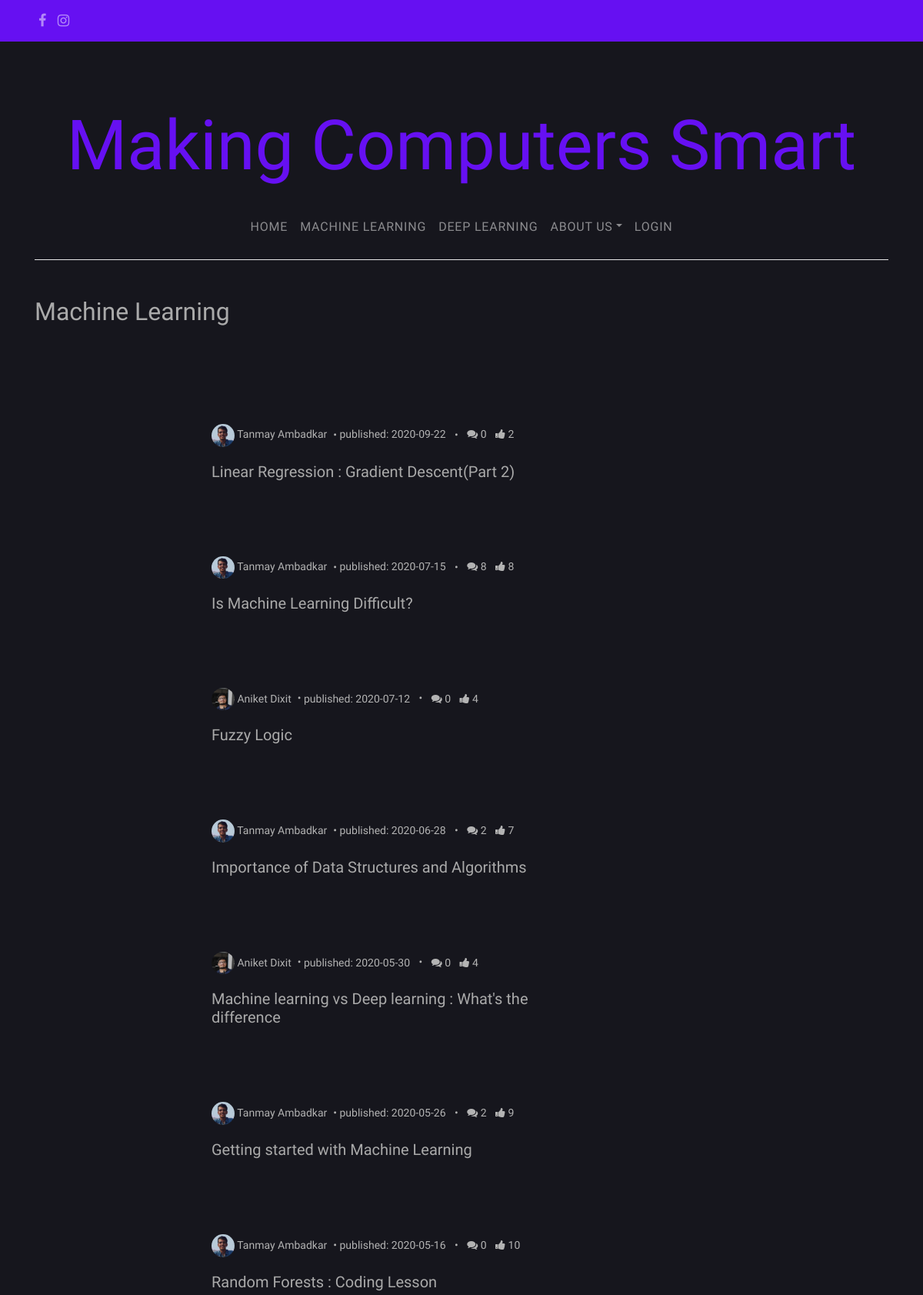
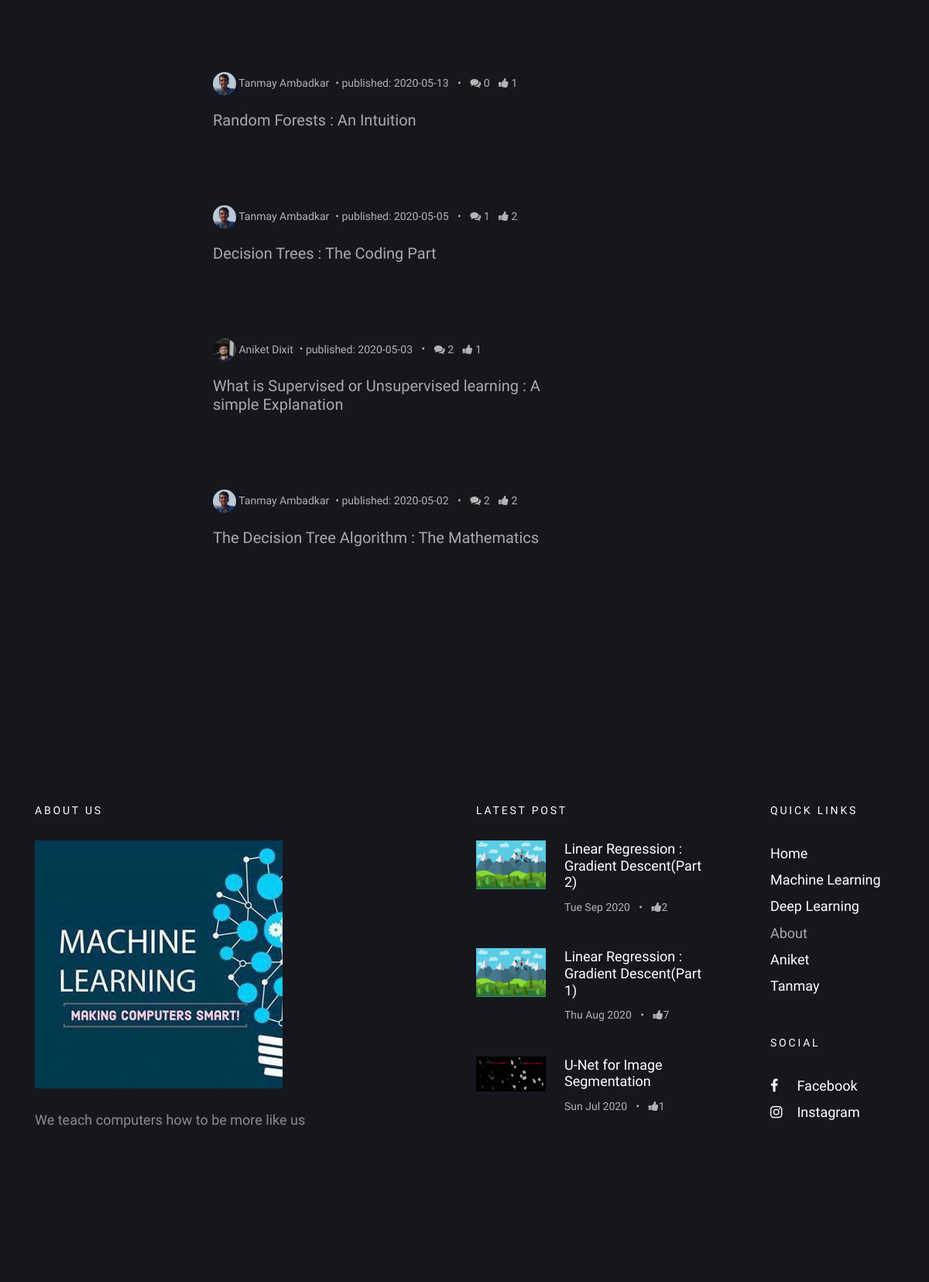
/posts/ML/, run on the app's committed database (2 pictures, top to bottom).
### blog/models.py (models this page shows, shortened)
class Post(models.Model):
    types = (
        ('D', 'Deep Learning'),
        ('M', 'Machine Learning'),
    )
    author = models.ForeignKey('UserProfileInfo', on_delete = models.CASCADE)
    title = models.CharField(max_length = 200)
    cover_img = models.ImageField(upload_to = 'cover_image', blank = True)
    text = models.TextField()
    created_date = models.DateTimeField(default = timezone.now)
    published_date = models.DateTimeField(blank = True, null = True)
    type = models.CharField(max_length = 1, choices = types, blank = True)
    def approve_comments(self):
        return self.comments.filter(approved_comment=True)
    def get_total_likes(self):
        return self.likes.users.count()

class UserProfileInfo(models.Model):
    user = models.OneToOneField(User, on_delete= models.CASCADE)
    profile_img = models.ImageField(upload_to = 'profile_pics', blank = True)
    cover_image = models.ImageField(upload_to = 'cover_profile_img', blank = True)
    description = models.TextField(blank = True)
    writeup = models.TextField(blank = True)
    instagram = models.URLField(blank = True)
    facebook = models.URLField(blank = True)
    github = models.URLField(blank = True)
    linkedin = models.URLField(blank = True)
    email = models.EmailField(blank = True)

class Like(models.Model):
    post = models.OneToOneField(Post, related_name = 'likes', on_delete=models.CASCADE)
    users = models.ManyToManyField(User, related_name='requirement_post_likes')
    created_at = models.DateTimeField(auto_now_add=True)
    updated_at = models.DateTimeField(auto_now=True)

### blog/views.py (the view)
# urls.py: path('posts/ML/', PostListView_ML.as_view(), name = 'post_list_ML'),
class PostListView_ML(TemplateView, TemplateResponseMixin):
    template_name = 'post_list_ML.html'
    def get_context_data(self, **kwargs):
         context = super(PostListView_ML, self).get_context_data(**kwargs)
         context['posts'] = Post.objects.filter(type__startswith = 'M').order_by('-published_date')
         context['topthree'] = Post.objects.filter(published_date__lte = timezone.now()).order_by('-published_date')[:3]
         return context

### blog/templates/blog/post_list_ML.html (shortened to what this page needs)
{% extends "blog/base.html" %}
{% block content %}
<section class="site-section pt-5">
  <div class="container">
    <div class="row mb-4">
      <div class="col-md-6">
        <h2 class="mb-4">Machine Learning</h2>
      </div>
    </div>
    <div class="row blog-entries">
      <div class="col-md-12 col-lg-8 main-content">
        <div class="row mb-5 mt-5">
          <div class="col-md-12">
              {% for post in posts %}
		{% if post.published_date %}
              <div class="post-entry-horzontal">
                <a href="{% url 'post_detail' pk=post.pk %}">
                  <span class="text">
                    <div class="post-meta">
                      <span class="author mr-2"><img src="/media/{{post.author.profile_img}}" alt="Colorlib">  {{post.author.user.first_name}} {{post.author.user.last_name}}</span>&bullet;
                      <span class="mr-2">published: {{post.published_date|date:"Y-m-d"}}</span> &bullet;
                      <span class="ml-2"><span class="fa fa-comments"></span> {{post.approve_comments.count}}</span>
		      <span class="ml-2"><span class="fa fa-thumbs-up"></span> {{post.get_total_likes}}</span>
                    </div>
                    <h2>{{ post.title }}</h2>
                  </span>
                </a>
              </div>
		{% endif %}
              {% endfor %}
          </div>
        </div>
      </div>
    </div>
  </div>
</section>
{% endblock %}
{% block footerblock %}
    {% for post in topthree %}
    <ul>
      <li>
        <a href="{% url 'post_detail' pk=post.pk %}">
          <img src="/media/{{post.cover_img}}" alt="Image placeholder" class="mr-4">
          <div class="text">
            <h4>{{post.title}}</h4>
            <div class="post-meta">
              <span class="mr-2">{{ post.published_date|date:"D M Y"}} </span> &bullet;
              <span class="ml-2"><span class="fa fa-thumbs-up"></span>{{post.get_total_likes}}</span>
            </div>
          </div>
        </a>
      </li>
    </ul>
    {% endfor %}
{% endblock  %}

### static/css/style.css (style rules this page uses)
body { background: black; font-family: "Inconsolata", SFMono-Regular, Menlo, Monaco, Consolas, "Liberation Mono", "Courier New", monospace; font-weight: 300; font-size: 18px; line-height: 1.9; color: #aaaaaa; }
a { -webkit-transition: .3s all ease; -o-transition: .3s all ease; transition: .3s all ease; text-decoration: none; }
h1, h2, h3, h4, h5 { color: #aaa; font-family: "Josefin Sans", -apple-system, BlinkMacSystemFont, "Segoe UI", Roboto, "Helvetica Neue", Arial, sans-serif, "Apple Color Emoji", "Segoe UI Emoji", "Segoe UI Symbol", "Noto Color Emoji"; }
.site-section { padding: 7em 0; }
.blog-entries .post-meta { margin-bottom: 20px; font-size: 14px; color: #b3b3b3; }
.blog-entries .post-meta .author img { width: 30px; border-radius: 50%; display: inline-block; }
.post-entry-horzontal { margin-bottom: 30px; }
.post-entry-horzontal a { overflow: hidden; display: table; position: relative; top: 0; -webkit-transition: .1s all ease; -o-transition: .1s all ease; transition: .1s all ease; }
.post-entry-horzontal a .image, .post-entry-horzontal a .text { display: table-cell; vertical-align: middle; }
.post-entry-horzontal a .text { padding: 30px; width: calc(100 - 200px); border-left: none; }
.post-entry-horzontal a .text h2 { font-size: 20px; }
.post-entry-sidebar .post-meta { font-size: 14px; color: #b3b3b3; }
.post-entry-sidebar ul { padding: 0; margin: 0; }
.post-entry-sidebar ul li { list-style: none; padding: 0 0 20px 0; margin: 0 0 20px 0; }
.post-entry-sidebar ul li a { display: table; }
.post-entry-sidebar ul li a img { width: 90px; }
.post-entry-sidebar ul li a img, .post-entry-sidebar ul li a .text { display: table-cell; vertical-align: middle; }
.post-entry-sidebar ul li a .text h4 { font-size: 18px; }
.site-footer .post-entry-sidebar ul li a h4 { color: #fff; }
.site-footer a { color: #fff; }

### data on the page
Post: author.profile_img (picture), author.user.first_name "Tanmay", author.user.last_name "Ambadkar", published_date "2020-09-22", approve_comments.count "0", get_total_likes "2", title "Linear Regression : Gradient Descent(Part 2)", cover_img (picture), published_date "Tue Sep 2020"
Post: author.profile_img (picture), author.user.first_name "Tanmay", author.user.last_name "Ambadkar", published_date "2020-07-15", approve_comments.count "8", get_total_likes "8", title "Is Machine Learning Difficult?"
Post: author.profile_img (picture), author.user.first_name "Aniket", author.user.last_name "Dixit", published_date "2020-07-12", approve_comments.count "0", get_total_likes "4", title "Fuzzy Logic"
Post: author.profile_img (picture), author.user.first_name "Tanmay", author.user.last_name "Ambadkar", published_date "2020-06-28", approve_comments.count "2", get_total_likes "7", title "Importance of Data Structures and Algorithms"
Post: author.profile_img (picture), author.user.first_name "Aniket", author.user.last_name "Dixit", published_date "2020-05-30", approve_comments.count "0", get_total_likes "4", title "Machine learning vs Deep learning : What's the difference"
Post: author.profile_img (picture), author.user.first_name "Tanmay", author.user.last_name "Ambadkar", published_date "2020-05-26", approve_comments.count "2", get_total_likes "9", title "Getting started with Machine Learning"
Post: author.profile_img (picture), author.user.first_name "Tanmay", author.user.last_name "Ambadkar", published_date "2020-05-16", approve_comments.count "0", get_total_likes "10", title "Random Forests : Coding Lesson"
Post: author.profile_img (picture), author.user.first_name "Tanmay", author.user.last_name "Ambadkar", published_date "2020-05-13", approve_comments.count "0", get_total_likes "1", title "Random Forests : An Intuition"
Post: author.profile_img (picture), author.user.first_name "Tanmay", author.user.last_name "Ambadkar", published_date "2020-05-05", approve_comments.count "1", get_total_likes "2", title "Decision Trees : The Coding Part"
Post: author.profile_img (picture), author.user.first_name "Aniket", author.user.last_name "Dixit", published_date "2020-05-03", approve_comments.count "2", get_total_likes "1", title "What is Supervised or Unsupervised learning : A simple Explanation"
Post: author.profile_img (picture), author.user.first_name "Tanmay", author.user.last_name "Ambadkar", published_date "2020-05-02", approve_comments.count "2", get_total_likes "2", title "The Decision Tree Algorithm : The Mathematics"
Post: cover_img (picture), title "Linear Regression : Gradient Descent(Part 1)", published_date "Thu Aug 2020", get_total_likes "7"
Post: cover_img (picture), title "U-Net for Image Segmentation", published_date "Sun Jul 2020", get_total_likes "1"
